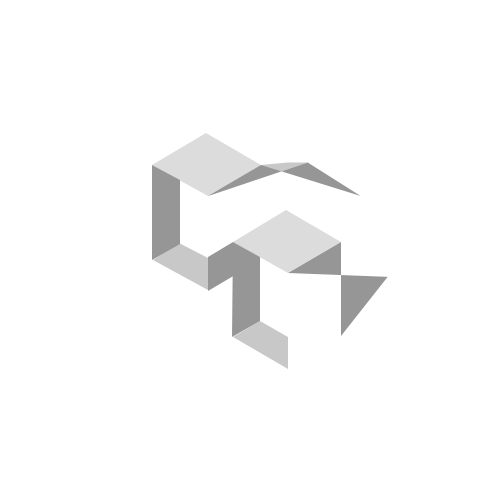
Frame 1 (no input)
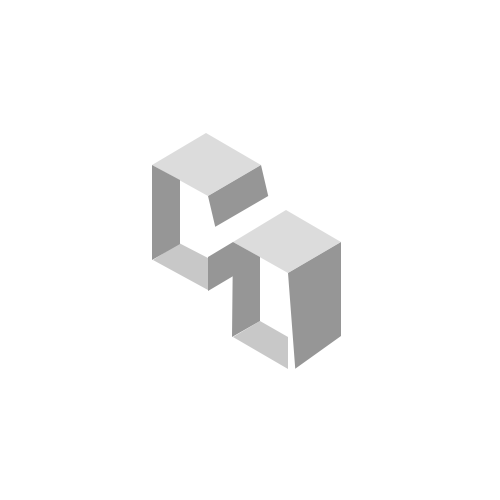
Frame 60 (the mouse pressed at the canvas centre just before this capture)
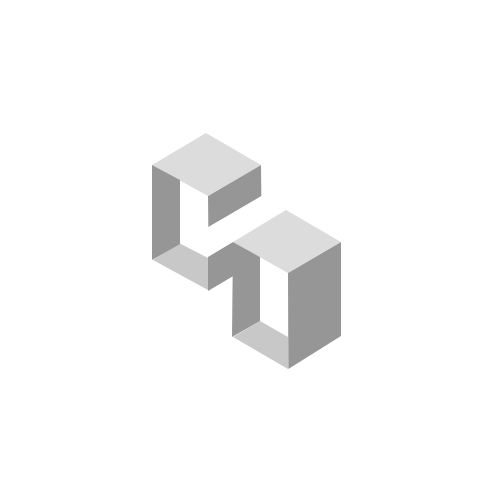
Frame 120 (the mouse held since frame 60 and released just before this capture)

The Processing sketch that drew these frames (run headless with seeded random() and noise(); from frame 60 on, the mouse is pressed at the canvas centre):

// Processing sketch: processing_55469
// ── processing_55469.pde

//city_origami_logo

float x = 80;

float y = 77;

float ea;
float targeta;


float eb;
float targetb;

float ec;
float targetc;

float ed;
float targetd;



void setup(){
 
  size (500,500);
  smooth();
  
}

void draw(){
    
   background(255);
   noStroke();
   
  
   
    //light grey quads
    
   
  //float mx = map(mouseX, 0,width, 90,-90);


  if (mouseX>100 && mouseX<200 && mouseY > 100 && mouseY < 200)
  {
    targetb = -170;
  }
  else
  {
    targetb = 90;
  }

  eb += (targetb-eb) * 0.05;

  float x2 = 208+  cos(radians(eb))*200;
  float y2 = 196+  sin(radians(eb))*100;
  //println(y1);


  float fillVal2 = map(y2, 0, 200, 200, 220);
 

    
//  fill(fillVal2);
//  beginShape();
//  vertex(206, 133);//top right
//  vertex(x2+53, y2-138); //bottom right 
//  vertex(x2, y2-100); //bottom left
//  vertex(152, 165);//top left
//  endShape(CLOSE);
  

  fill(220);
  beginShape();
  vertex(206, 133);//top right
  vertex(261, 165); //bottom right 
  vertex(208, 196); //bottom left
  vertex(152, 165);//top left
  endShape(CLOSE);
  
   
//quad(206, 133, 261, 165, 208, 196, 152, 165); //quad 1
  
      
  fill(220);
  
  beginShape();
  vertex(206+ x, 133 + y); //top right
  vertex(261 + x, 165 + y); //bottom right
  vertex(208 + x, 196 + y); //bottom left
  vertex(153 + x, 165 + y); //top left
  endShape(CLOSE);
  
  
  //quad(206+ x, 133 + y, 261 + x, 165 + y, 208 + x, 196 + y, 153 + x, 165 + y); //quad 2
  
  
  fill (200); //medium grey quads
  
  beginShape();
  vertex(179, 243); //top right
  vertex(208, 258); //bottom right 
  vertex(208, 290); //bottom left
  vertex(153, 260); //top left
  endShape(CLOSE);
  
   //quad(179, 243, 208, 258, 208, 290, 153, 260); //quad 1
   
   
  
  beginShape();
  vertex(180+x, 244+y); //top right
  vertex(208+x, 260+y); //bottom right 
  vertex(208+x, 292+y); //bottom left
  vertex(153+x, 260+y); //top left
  endShape(CLOSE); 
  
  //quad(180+x, 244+y, 208+x, 260+y, 208+x, 292+y, 153+x, 260+y); //quad 2
  
  
  fill (150);//dark grey quads
  

  //float mx = map(mouseX, 0,width, 90,-90);


  if (mouseX>100 && mouseX<200 && mouseY > 100 && mouseY < 200)
  {
    targetc = -90;
  }
  else
  {
    targetc = 90;
  }

  ec += (targetc-ec) * 0.05;

  float x3 = 152+  cos(radians(ec))*100;
  float y3 = 260+  sin(radians(ec))*100;
  //println(y1);


  float fillVal3 = map(y3, 0, 200, 100, 200);
 
 noStroke();
// fill(fillVal3);
// beginShape();
//  vertex(152, 165); //top left
//  vertex(180, 180); //top right
//  vertex(180, 244); //bottom right
//  vertex(x3, y3-105); //bottom left
//  endShape(CLOSE); 
  
  fill(150);
  beginShape();
  vertex(152, 165); //top left
  vertex(180, 180); //top right
  vertex(180, 244); //bottom right
  vertex(152, 260); //bottom left
  endShape(CLOSE); 
  
 //quad(152, 165, 180, 180, 180, 244, 152, 260); //quad 1
 
    if (mouseX>100 && mouseX<200 && mouseY > 100 && mouseY < 200)
  {
    targetd = -95;
  }
  else
  {
    targetd = 90;
  }

  ed += (targetd-ed) * 0.05;

  float x4 = 208+  cos(radians(ed))*100;
  float y4 = 227-50+  sin(radians(ed))*70;
  
 
  //println(y1);


  float fillVal4 = map(y4, 0, 200, 0, 220);
 
 noStroke();
 fill(fillVal4);
  //fill(150);
   beginShape();
  vertex(208, 196); //top left
  vertex(261, 165); //top right 
  vertex(x4-20, y4-20); //bottom right//-20 is making the fold in the back
  vertex(x4, y4-20); //bottom left
  endShape(CLOSE); 
  
  fill(150);
   beginShape();
  vertex(208, 196); //top left
  vertex(261, 165); //top right 
  vertex(53+x4, 196); //bottom right
  vertex(x4,y4- 20); //bottom left
  endShape(CLOSE); 
  
 

   //quad(208, 196, 261, 165, 261, 196, 208, 227); //quad 2
 fill(150);
  beginShape();
  vertex(208, 257); //top left
  vertex(233, 242); //top right 
  vertex(235, 275); //bottom right
  vertex(208, 291); //bottom left
  endShape(CLOSE); 
 
 
// quad(208, 257, 233, 242, 235, 275, 208, 291); //quad 3

  fill(150);
  beginShape();
  vertex(153 +x, 165 +y); // top left
  vertex(180 +x, 180 +y); //top right
  vertex(180 +x, 244 +y); //bottom right
  vertex(152+x, 260 +y); // bottom left
  endShape(CLOSE); 
  
 //quad(153 +x, 165 +y, 180 +x, 180 +y, 180 +x, 244 +y, 152+x, 260 +y); //quad 4
 
 
 
 //FOLDING ANIMATION FOR QUAD 5 (DARK GREY)  
 
 
 //float mx = map(mouseX, 0,width, 90,-90);


  if (mouseX>250 && mouseX<300 && mouseY >250 && mouseY < 300)
  {
  targeta = -90;
  }
  else
  {
    targeta = 90;
  }

  ea += (targeta-ea) * 0.05;

  float x1 = 208+x+  cos(radians(ea))*100;
  float y1 = 227+y-35+  sin(radians(ea))*100;
  //println(y1);

  float fillVal = map(y1, 0, 200, 0, 255);
  
  fill(fillVal);
  beginShape();
  vertex(208+x, 196+y); //top left
  vertex(261+x, 165+y); //top right
  //vertex(261+x, 197+y+62); //bottom right
  vertex(x1, y1); //bottom left
  endShape(CLOSE); 
  
  
  fill(150);
  beginShape();
  vertex(208+x, 196+y); //top left
  vertex(261+x, 165+y); //top right
  vertex(261+x, 197+y+62); //bottom right
  vertex(x1, y1); //bottom left
  endShape(CLOSE); 
 
 
 //quad(208+x, 196+y, 261+x, 165+y, 261+x, 197+y+62, 208+x, 227+y+62); //quad 5
     
    
  
 }
